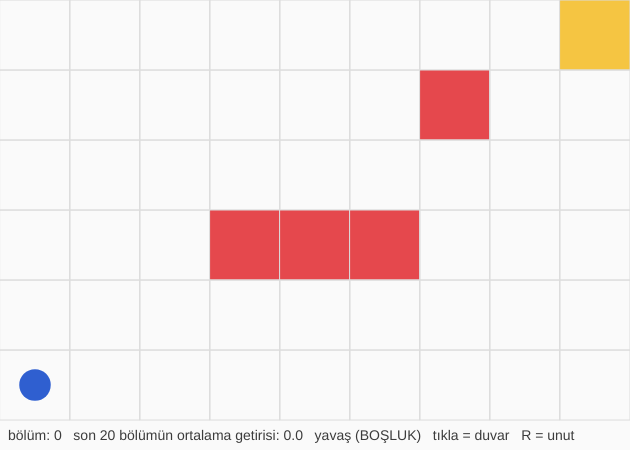
Frame 1 (no input)
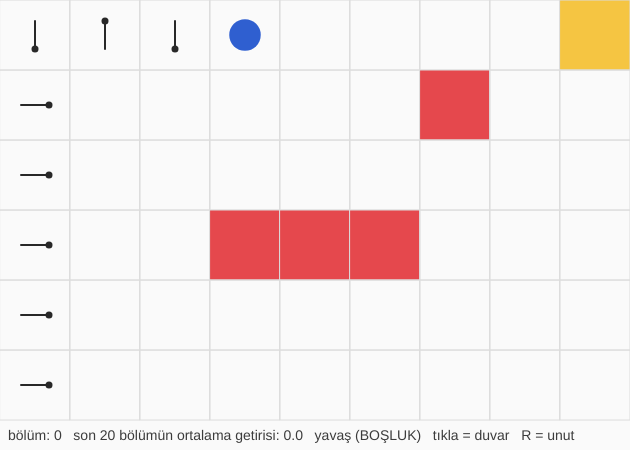
Frame 60 (no input)
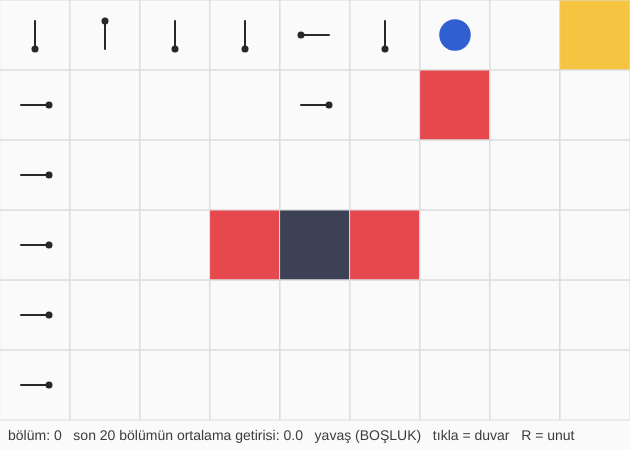
Frame 120 (the mouse pressed at the canvas centre since frame 60)

The p5.js sketch that drew these frames (run headless with seeded random() and noise() and a simulated clock; from frame 60 on, the mouse is pressed at the canvas centre):

// p5.js sketch
// ── sketch.js
// OGP219 · Q-öğrenme — eksiksiz p5.js örneği
// Ajan (mavi) hazineyi (sarı) bulmayı DENEYEREK öğrenir; lav (kırmızı) −10, hazine +10, her adım −0,1.
// Tıkla = duvar ekle/sil · BOŞLUK = hızlı/yavaş · R = her şeyi unut
// editor.p5js.org'a yapıştırıp çalıştırabilirsiniz.

const COLS = 9, ROWS = 6, S = 70;
const ALPHA = 0.5, GAMMA = 0.9, EPSILON = 0.2;       // öğrenme hızı, indirim, keşif oranı
const MOVES = [[0, -1], [1, 0], [0, 1], [-1, 0]];    // yukarı, sağ, aşağı, sol
const START = [0, 5], GOAL = [8, 0], LAVA = [[3, 3], [4, 3], [5, 3], [6, 1]];

let Q;                      // Q[y][x][eylem] = "bu karede bu eylemi yaparsam toplam ne kazanırım?"
let wall, agent, episode = 0, steps = 0, fast = false, lastReturns = [], ret = 0;

function setup() {
  createCanvas(COLS * S, ROWS * S + 30);
  wall = Array.from({ length: ROWS }, () => new Array(COLS).fill(false));
  forget();
}
function forget() {
  Q = Array.from({ length: ROWS }, () => Array.from({ length: COLS }, () => [0, 0, 0, 0]));
  agent = [...START]; episode = 0; lastReturns = []; ret = 0;
}

function draw() {
  for (let i = 0; i < (fast ? 200 : 1); i++) if (fast || frameCount % 6 === 0) step();
  render();
}

/* ---------- Q-öğrenmenin tamamı: seç → dene → güncelle ---------- */
function step() {
  const [x, y] = agent;
  // 1) EYLEM SEÇ (ε-açgözlü): bazen rastgele (keşif), çoğunlukla bildiğinin en iyisi (sömürü)
  const a = random() < EPSILON ? floor(random(4)) : argmax(Q[y][x]);
  // 2) DENE: dünyanın cevabı (yeni kare, ödül, bitti mi?)
  let nx = x + MOVES[a][0], ny = y + MOVES[a][1];
  if (nx < 0 || nx >= COLS || ny < 0 || ny >= ROWS || wall[ny][nx]) { nx = x; ny = y; }   // duvara çarptı: yerinde kal
  let r = -0.1, done = false;
  if (nx === GOAL[0] && ny === GOAL[1]) { r = 10; done = true; }
  if (LAVA.some(l => l[0] === nx && l[1] === ny)) { r = -10; done = true; }
  // 3) GÜNCELLE (Bellman): hedef = ödül + indirimli en iyi gelecek
  const target = r + (done ? 0 : GAMMA * max(Q[ny][nx]));
  Q[y][x][a] += ALPHA * (target - Q[y][x][a]);

  ret += r; steps++;
  if (done || steps > 200) {                        // bölüm bitti: başa dön
    lastReturns.push(ret); if (lastReturns.length > 20) lastReturns.shift();
    agent = [...START]; episode++; steps = 0; ret = 0;
  } else agent = [nx, ny];
}
function argmax(arr) { let b = 0; for (let i = 1; i < arr.length; i++) if (arr[i] > arr[b]) b = i; return b; }

/* ---------- çizim ---------- */
function render() {
  background(250);
  for (let y = 0; y < ROWS; y++) for (let x = 0; x < COLS; x++) {
    const cx = x * S + S / 2, cy = y * S + S / 2;
    stroke(220); fill(255);
    if (wall[y][x]) fill(60, 65, 85);
    else if (x === GOAL[0] && y === GOAL[1]) fill("#f5c542");
    else if (LAVA.some(l => l[0] === x && l[1] === y)) fill("#e5484d");
    else { const v = max(Q[y][x]); fill(v > 0 ? color(47, 191, 113, min(220, v * 25)) : color(229, 72, 77, min(200, -v * 25))); }
    rect(x * S, y * S, S, S);
    if (!wall[y][x] && max(Q[y][x].map(abs)) > 0.01 && !(x === GOAL[0] && y === GOAL[1])) {   // en iyi yönü okla göster
      const m = MOVES[argmax(Q[y][x])];
      stroke(40); strokeWeight(2); line(cx - m[0] * 14, cy - m[1] * 14, cx + m[0] * 14, cy + m[1] * 14);
      noStroke(); fill(40); circle(cx + m[0] * 14, cy + m[1] * 14, 7); strokeWeight(1);
    }
  }
  noStroke(); fill("#2f5fd0"); circle(agent[0] * S + S / 2, agent[1] * S + S / 2, S * 0.45);
  const avg = lastReturns.length ? lastReturns.reduce((a, b) => a + b, 0) / lastReturns.length : 0;
  fill(60); textSize(14); textAlign(LEFT);
  text(`bölüm: ${episode}   son 20 bölümün ortalama getirisi: ${avg.toFixed(1)}   ${fast ? "HIZLI" : "yavaş"} (BOŞLUK)   tıkla = duvar   R = unut`, 8, ROWS * S + 20);
}

/* ---------- girdi ---------- */
function keyPressed() { if (key === " ") fast = !fast; if (key === "r" || key === "R") forget(); return false; }
function mousePressed() {
  const x = floor(mouseX / S), y = floor(mouseY / S);
  if (x < 0 || x >= COLS || y < 0 || y >= ROWS) return;
  if ((x === START[0] && y === START[1]) || (x === GOAL[0] && y === GOAL[1])) return;
  wall[y][x] = !wall[y][x];
}
